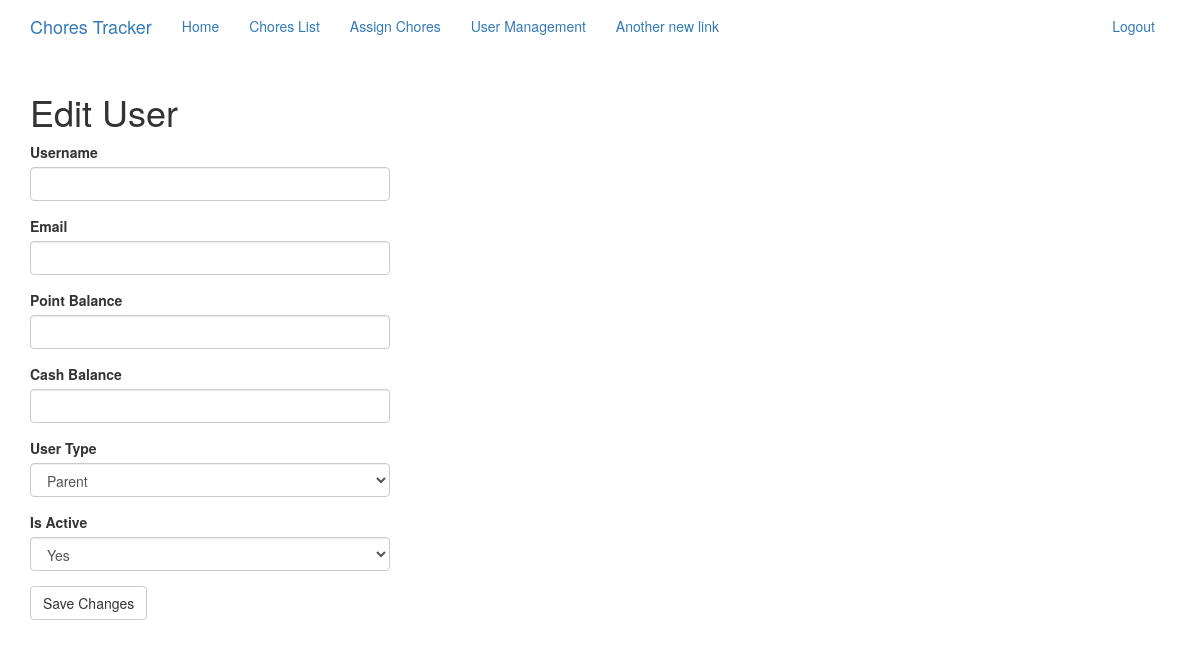
The app's page /users/11/edit (signed in), older data.
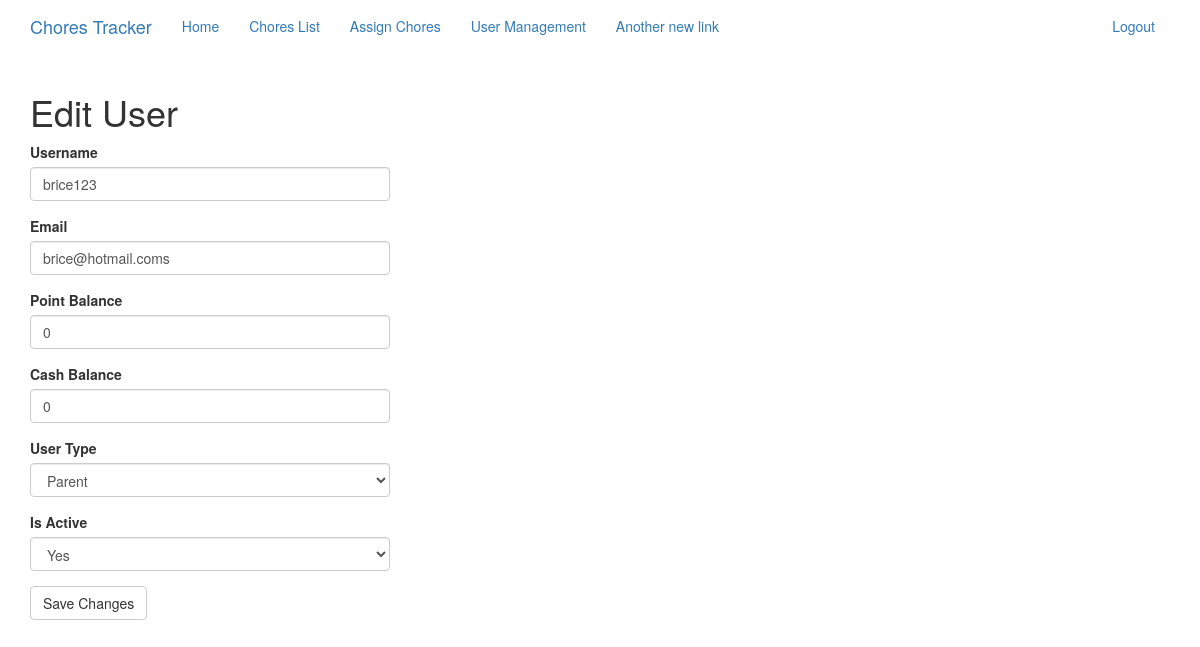
The same page, newer data.
### app/models.py (models this page shows, shortened)
class User(UserMixin, db.Model):
    id = db.Column(db.Integer, primary_key=True)
    username = db.Column(db.String(64), index=True, unique=True)
    email = db.Column(db.String(120), index=True, unique=True)
    password_hash = db.Column(db.String(128))
    user_type = db.Column(db.String(20))  # Parent, Child, Friend
    point_balance = db.Column(db.Integer, default=0)
    cash_balance = db.Column(db.Integer, default=0)
    assigned_chores = db.relationship('ChoreAssignments', backref='assigned_to')
    created_chores = db.relationship('ChoreList', backref='created_by')
    is_active = db.Column(db.String(3), default='Yes')

### app/routes.py (the view, shortened to what this page needs)
@app.route('/users/<id>/edit', methods=['GET', 'POST'])  # TODO finish this. add form, save changes etc
def user_edit(id=None):
    user = User.query.filter_by(id=id).first()
    form = EditUserForm(obj=user)
    print(form.errors)
    return render_template('edit_user.html', title='User Management', form=form)

### app/forms.py
class EditUserForm(FlaskForm):
    username = StringField('Username', validators=[DataRequired()])
    email = StringField('Email', validators=[DataRequired(), Email()])
    point_balance = IntegerField('Point Balance', validators=[DataRequired()])
    cash_balance = IntegerField('Cash Balance', validators=[DataRequired()])
    user_type = SelectField('User Type', validators=[DataRequired()], choices=['Parent', 'Child', 'Friend'])
    is_active = SelectField('Is Active', validators=[DataRequired()], choices=['Yes', 'No'])
    submit = SubmitField('Save Changes')

### app/models.py (called while the page is built)
@login.user_loader
def load_user(id):
    return User.query.get(int(id))

### app/templates/edit_user.html
{% extends 'base.html' %}
{% import 'bootstrap/wtf.html' as wtf %}
{% block app_content %}
    <h1>Edit User</h1>
    <div class="row">
        <div class="col-md-4">
            {{ wtf.quick_form(form) }}
        </div>
    </div>
{% endblock %}

Row changes from the older to the newer data that the page shows:
added User: username "brice123", email "brice@hotmail.coms", point_balance "0", cash_balance "0", user_type "Parent", is_active "Yes"
Text that changed along with them:
form field user_type: "Parent" → (not shown)
form field is_active: "Yes" → (not shown)
